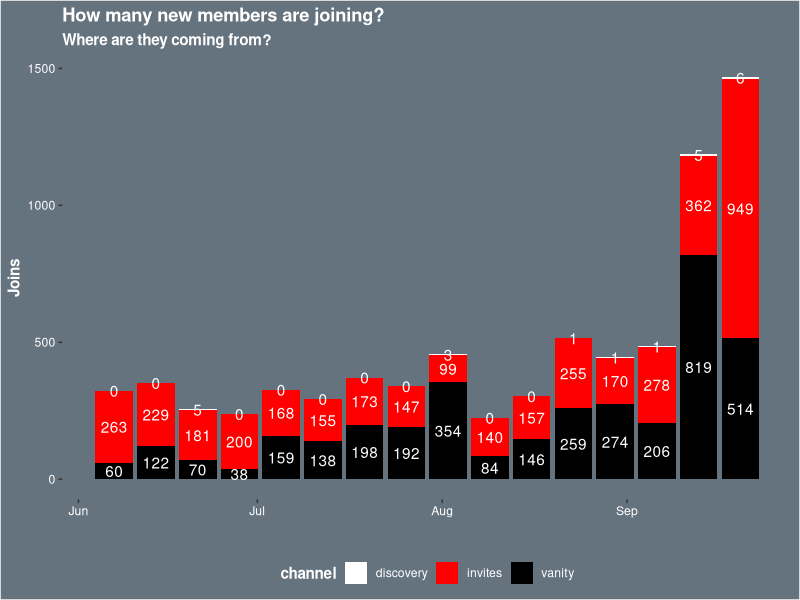
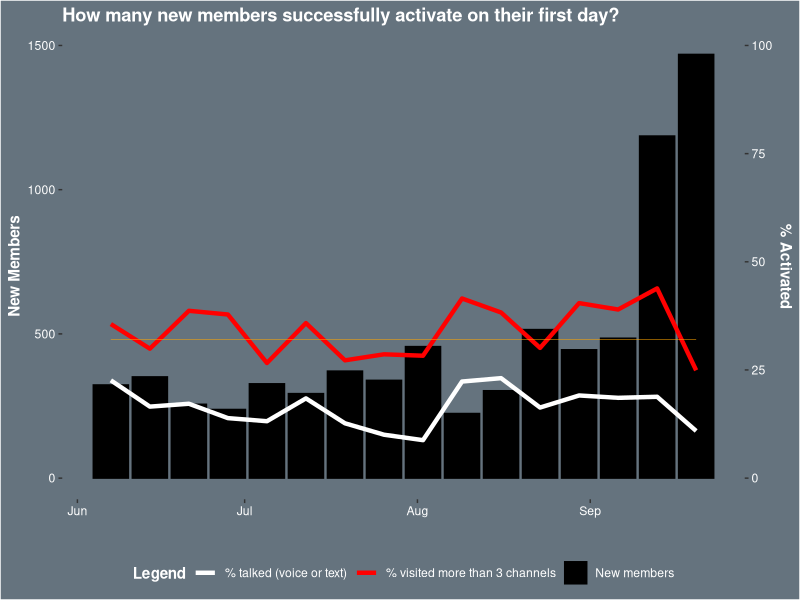
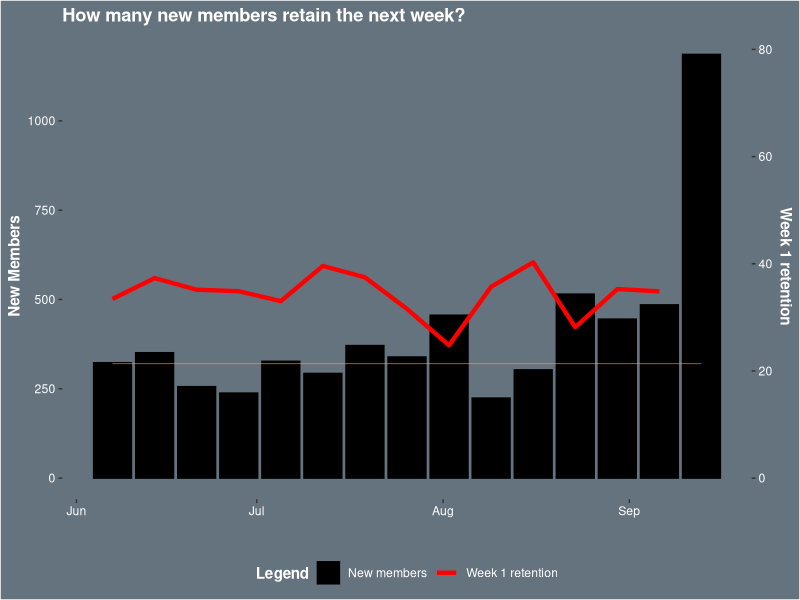
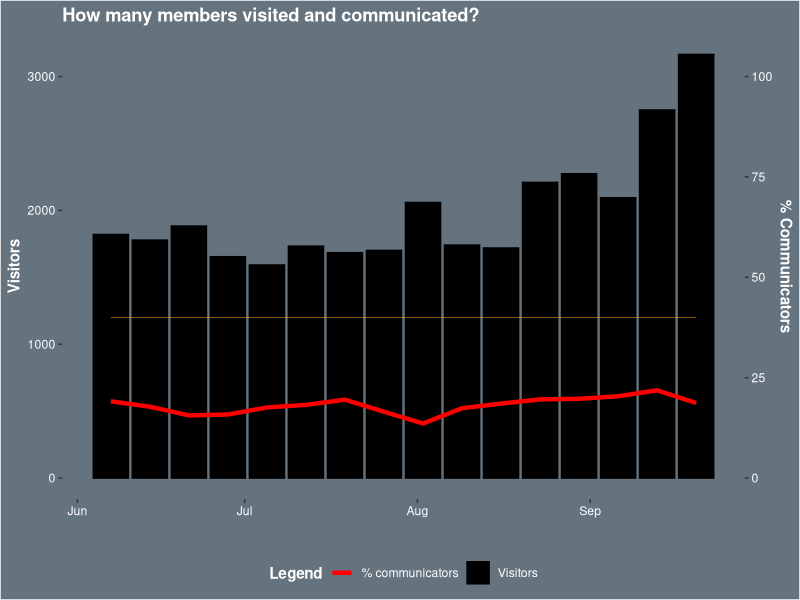

Write R code to recreate these figures, in order.
# load library ----
library(tidyverse)

# load data ----
new_member <- read_csv("./raw_data/new-member-joins-by-source_290921.csv")
total_member <- read_csv("./raw_data/total-membership-joins_290921.csv")
first_activation <- read_csv("./raw_data/first-day-activation_290921.csv")
next_retention <- read_csv("./raw_data/next-week-retention_290921.csv")
visit_comm <- read_csv("./raw_data/visitors-communicators_290921.csv")


# visualize new_member ----

# pivot longer
# fill by factor
# stacked bar chart
# geom_text
# bankless color scheme

new_member %>%
    rename(
        vanity = "vanity_joins",
        discovery = "discovery_joins",
        time = "interval_start_timestamp"
    ) %>%
    pivot_longer(cols = discovery:vanity, names_to = "channel", values_to = "count") %>%
    ggplot(aes(x = time, y = count, fill = channel)) +
    geom_bar(position = "stack", stat = "identity") +
    geom_text(aes(label = count), position = position_stack(vjust = 0.5), color = "white") +
    theme(
        legend.position = "bottom",
        legend.background = element_rect(fill = "#65737e"),
        legend.text = element_text(color = "white"),
        legend.title = element_text(color = "white"),
        panel.background = element_rect(fill = "#65737e"),
        panel.grid.major = element_line(color = "#65737e"),
        panel.grid.minor = element_line(color = "#65737e"),
        plot.background = element_rect(fill = "#65737e"),
        axis.text.x = element_text(color = "white"),
        axis.text.y = element_text(color = "white"),
        axis.title.x = element_text(color = "white"),
        axis.title.y = element_text(color = "white"),
        title = element_text(color = "white", face = "bold")
    ) +
    scale_fill_manual(values = c("white", "red", "black")) +
    labs(
        title = "How many new members are joining?",
        subtitle = "Where are they coming from?",
        y = "Joins",
        x = ""
    )

# visualize total_member ----

# basic line chart
# bankless color scheme


# visualize first day activation ----

# pivot longer - no need for double y-axis
# two-sided Y-axis
# two lines + bar chart
# one hard coded line (benchmark)
# bankless color scheme

first_activation %>%
    rename(
        time = "interval_start_timestamp",
        new = "new_members",
        talked = "pct_communicated",
        visited = "pct_opened_channels"
    ) %>%
    ggplot(aes(x = time)) +
    geom_bar(aes(y = new, color = "New members"), stat = "identity", fill = "black") +
    geom_line(aes(y = talked*15, color = "% talked (voice or text)"), size = 1.5) +
    geom_line(aes(y = visited*15, color = "% visited more than 3 channels"), size = 1.5) +
    geom_line(y = 480, color = "orange", size = 0.2) +
    scale_y_continuous(
        name = "New Members",
        sec.axis = sec_axis(trans = ~./1500*100, name = "% Activated")
    ) +
    scale_color_manual(values = c("white", "red", "black")) +
    theme(
        legend.position = "bottom",
        legend.background = element_rect(fill = "#65737e"),
        legend.text = element_text(color = "white"),
        legend.title = element_text(color = "white"),
        panel.background = element_rect(fill = "#65737e"),
        panel.grid.major = element_line(color = "#65737e"),
        panel.grid.minor = element_line(color = "#65737e"),
        plot.background = element_rect(fill = "#65737e"),
        axis.text.x = element_text(color = "white"),
        axis.text.y = element_text(color = "white"),
        axis.title.x = element_text(color = "white"),
        axis.title.y = element_text(color = "white"),
        title = element_text(color = "white", face = "bold")
    ) +
    labs(
        title = "How many new members successfully activate on their first day?",
        x = "",
        color = "Legend"
    )

# visualize next week retention ----

# pivot longer - no need for double y-axis
# two-sided Y-axis
# one line + bar chart
# one hard coded line (benchmark)
# bankless color scheme

next_retention %>%
    rename(
        time = "interval_start_timestamp",
        new = "new_members",
        retained = "pct_retained"
    ) %>%
    ggplot(aes(x = time)) +
    geom_bar(aes(y = new, color = "New members"), stat = "identity", fill = "black") +
    geom_line(aes(y = retained*15, color = "Week 1 retention"), size = 1.5) +
    geom_line(y = 320, color = "orange", size = 0.2) +
    scale_y_continuous(
        name = "New Members",
        sec.axis = sec_axis(trans = ~./1500*100, name = "Week 1 retention")
    ) +
    scale_color_manual(values = c("black", "red")) +
    theme(
        legend.position = "bottom",
        legend.background = element_rect(fill = "#65737e"),
        legend.text = element_text(color = "white"),
        legend.title = element_text(color = "white"),
        panel.background = element_rect(fill = "#65737e"),
        panel.grid.major = element_line(color = "#65737e"),
        panel.grid.minor = element_line(color = "#65737e"),
        plot.background = element_rect(fill = "#65737e"),
        axis.text.x = element_text(color = "white"),
        axis.text.y = element_text(color = "white"),
        axis.title.x = element_text(color = "white"),
        axis.title.y = element_text(color = "white"),
        title = element_text(color = "white", face = "bold")
    ) +
    labs(
        title = "How many new members retain the next week?",
        x = "",
        color = "Legend"
    )

# visualize Visitors & Communicators ----

# pivot longer - no need for double y-axis
# two-sided Y-axis
# one line + bar chart
# one hard coded line (benchmark)
# bankless color scheme

visit_comm %>%
    rename(
        time = "interval_start_timestamp",
        comm = "pct_communicated"
    ) %>%
    ggplot(aes(x = time)) +
    geom_bar(aes(y = visitors, color = "Visitors"), stat = "identity", fill = "black") +
    geom_line(aes(y = comm*30, color = "% communicators"), size = 1.5) +
    geom_line(y = 1200, color = "orange", size = 0.2) +
    scale_y_continuous(
        name = "Visitors",
        sec.axis = sec_axis(trans = ~./3000*100, name = "% Communicators")
    ) +
    scale_color_manual(values = c("red", "black")) +
    theme(
        legend.position = "bottom",
        legend.background = element_rect(fill = "#65737e"),
        legend.text = element_text(color = "white"),
        legend.title = element_text(color = "white"),
        panel.background = element_rect(fill = "#65737e"),
        panel.grid.major = element_line(color = "#65737e"),
        panel.grid.minor = element_line(color = "#65737e"),
        plot.background = element_rect(fill = "#65737e"),
        axis.text.x = element_text(color = "white"),
        axis.text.y = element_text(color = "white"),
        axis.title.x = element_text(color = "white"),
        axis.title.y = element_text(color = "white"),
        title = element_text(color = "white", face = "bold")
    ) +
    labs(
        title = "How many members visited and communicated?",
        x = "",
        color = "Legend"
    )


